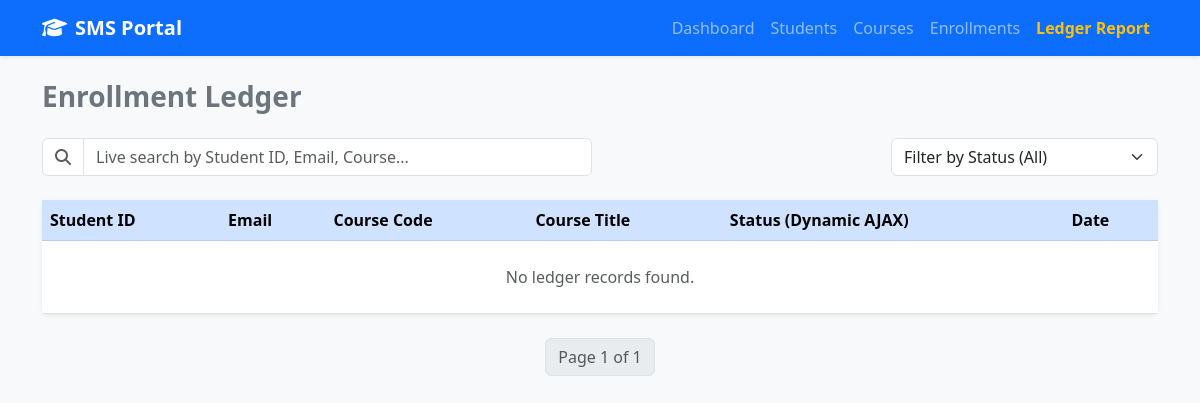
The page /enrollments/ledger/ (signed in) on the database as committed earlier.
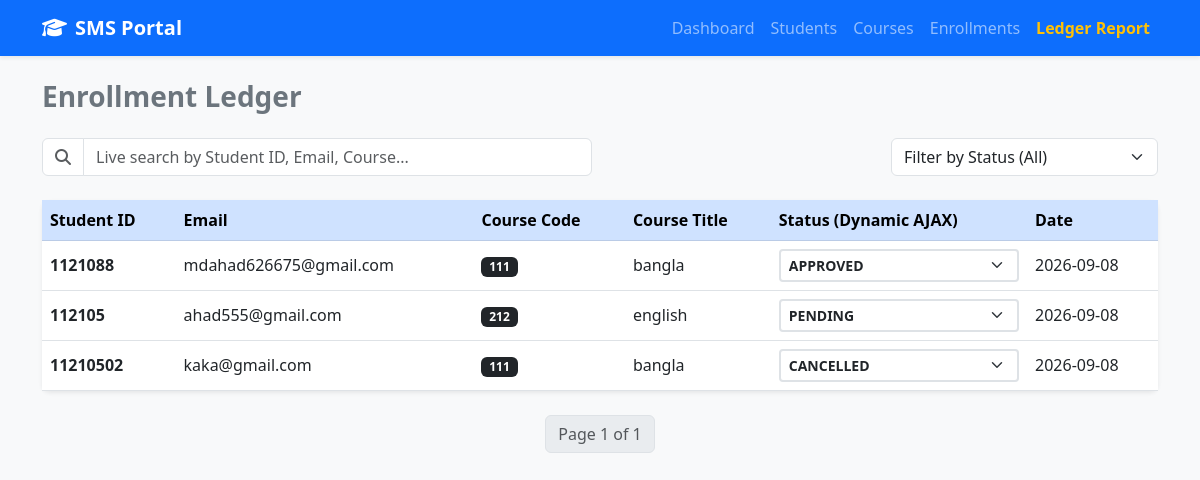
The same page on the database as committed later.
### enrollments/models.py (models this page shows, shortened)
class Enrollment(models.Model):
    STATUS_CHOICES = (
        ('PENDING', 'Pending'),
        ('APPROVED', 'Approved'),
        ('CANCELLED', 'Cancelled'),
    )
    student = models.ForeignKey(Student, on_delete=models.CASCADE, related_name='enrollments')
    course = models.ForeignKey(Course, on_delete=models.CASCADE, related_name='enrollments')
    enrollment_date = models.DateTimeField(auto_now_add=True)
    status = models.CharField(max_length=10, choices=STATUS_CHOICES, default='APPROVED')
    class Meta:
        unique_together = ('student', 'course') # একজন শিক্ষার্থী একই কোর্সে একাধিকবার এনরোলমেন্ট করতে পারবে না

### students/models.py (models this page shows)
class Student(models.Model):
    name = models.CharField(max_length=100)
    student_id = models.CharField(max_length=20, unique=True)
    email = models.EmailField(unique=True)
    phone = models.CharField(max_length=15)
    date_of_birth = models.DateField()
    address = models.TextField()
    profile_picture = models.ImageField(upload_to='students/', blank=True, null=True)
    department = models.ForeignKey(
        Department,
        on_delete=models.CASCADE,
        related_name='students'
    )

### courses/models.py (models this page shows, shortened)
class Course(models.Model):
    title = models.CharField(max_length=200, verbose_name="Course Title")
    code = models.CharField(max_length=20, unique=True, verbose_name="Course Code")
    description = models.TextField(blank=True, null=True)
    credit_hours = models.PositiveIntegerField(default=3)
    course_fee = models.DecimalField(max_digits=10, decimal_places=2, default=0.00)
    is_active = models.BooleanField(default=True)
    created_at = models.DateTimeField(auto_now_add=True)

### enrollments/views.py (the view, shortened to what this page needs)
# urls.py: path('ledger/', views.enrollment_ledger, name='ledger'),
@login_required
def enrollment_ledger(request):
    enrollments = Enrollment.objects.select_related('student', 'course').all()
    search_query = request.GET.get('search', '')
    status_filter = request.GET.get('status', '')
    if status_filter:
        enrollments = enrollments.filter(status=status_filter)
    paginator = Paginator(enrollments, 5)
    page_number = request.GET.get('page')
    page_obj = paginator.get_page(page_number)
    context = {
        'page_obj': page_obj,
        'search_query': search_query,
        'status_filter': status_filter,
    }
    return render(request, 'enrollments/ledger.html', context)

### enrollments/templates/enrollments/ledger.html (shortened to what this page needs)
{% extends 'base.html' %}
{% block content %}
<div class="d-flex justify-content-between align-items-center mb-4">
    <h3 class="fw-bold text-secondary mb-0">Enrollment Ledger</h3>
</div>
<div class="row g-3 mb-4">
    <div class="col-md-6 position-relative">
        <div class="input-group">
            <span class="input-group-text bg-white"><i class="fa-solid fa-magnifying-glass text-muted"></i></span>
            <input type="text" id="searchInput" class="form-control" placeholder="Live search by Student ID, Email, Course..." autocomplete="off">
        </div>
    </div>
    <div class="col-md-3 ms-auto">
        <form method="GET" action="{% url 'enrollments:ledger' %}">
            <select name="status" onchange="this.form.submit()" class="form-select">
                <option value="">Filter by Status (All)</option>
            </select>
        </form>
    </div>
</div>
<div class="card border-0 shadow-sm rounded-3">
    <div class="table-responsive">
        <table class="table table-hover align-middle mb-0">
            <thead class="table-primary">
                <tr>
                    <th>Student ID</th>
                    <th>Email</th>
                    <th>Course Code</th>
                    <th>Course Title</th>
                    <th>Status (Dynamic AJAX)</th>
                    <th>Date</th>
                </tr>
            </thead>
            <tbody>
                {% for item in page_obj %}
                <tr>
                    <td class="fw-bold">{{ item.student.student_id }}</td>
                    <td>{{ item.student.email }}</td>
                    <td><span class="badge bg-dark">{{ item.course.code }}</span></td>
                    <td>{{ item.course.title }}</td>
                    <td>
                        <select onchange="updateStatus('{{ item.id }}', this.value)" class="form-select form-select-sm fw-bold border-2">
                            <option value="PENDING" class="text-warning fw-bold" {% if item.status == 'PENDING' %}selected{% endif %}>PENDING</option>
                            <option value="APPROVED" class="text-success fw-bold" {% if item.status == 'APPROVED' %}selected{% endif %}>APPROVED</option>
                            <option value="CANCELLED" class="text-danger fw-bold" {% if item.status == 'CANCELLED' %}selected{% endif %}>CANCELLED</option>
                        </select>
                    </td>
                    <td>{{ item.enrollment_date|date:"Y-m-d" }}</td>
                </tr>
                {% empty %}
                <tr>
                    <td colspan="6" class="text-center py-4 text-muted">No ledger records found.</td>
                </tr>
                {% endfor %}
            </tbody>
        </table>
    </div>
</div>
<nav class="mt-4">
    <ul class="pagination justify-content-center">
        <li class="page-item disabled"><span class="page-link">Page {{ page_obj.number }} of {{ page_obj.paginator.num_pages }}</span></li>
    </ul>
</nav>
{% endblock %}

Rows that differ between the two databases and show on the page:
added Enrollment: student.student_id "1121088", student.email "mdahad626675@gmail.com", course.code "111", course "bangla", status+id "APPROVED", enrollment_date "2026-09-08"
added Enrollment: student.student_id "112105", student.email "ahad555@gmail.com", course.code "212", course "english", status+id "PENDING", enrollment_date "2026-09-08"
added Enrollment: student.student_id "11210502", student.email "kaka@gmail.com", course.code "111", course "bangla", status+id "CANCELLED", enrollment_date "2026-09-08"
Other text that changed with them:
text no longer shown: "No ledger records found."
